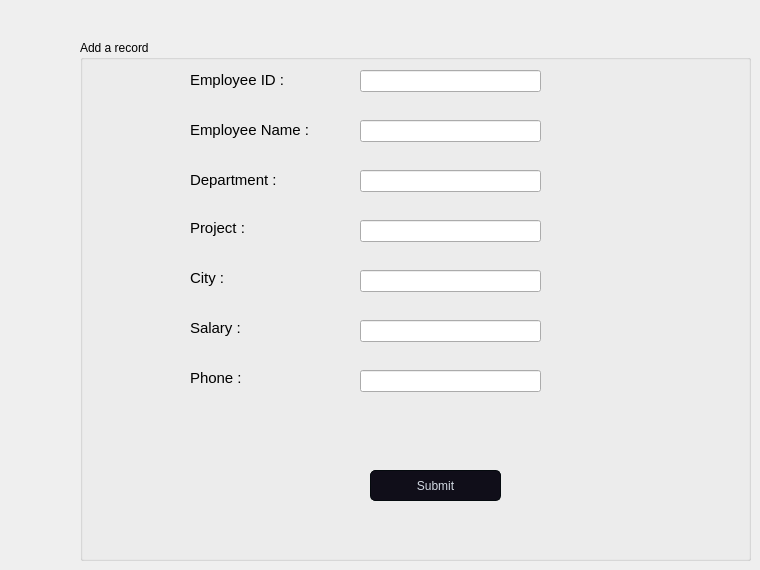
    <widget class="QWidget" name="Add">
     <attribute name="title">
      <string>Add</string>
     </attribute>
     <widget class="QGroupBox" name="Addbox">
      <property name="geometry">
       <rect>
        <x>80</x>
        <y>40</y>
        <width>671</width>
        <height>521</height>
       </rect>
      </property>
      <property name="title">
       <string>Add a record</string>
      </property>
      <widget class="QLabel" name="label">
       <property name="geometry">
        <rect>
         <x>110</x>
         <y>30</y>
         <width>101</width>
         <height>20</height>
        </rect>
       </property>
       <property name="font">
        <font>
         <pointsize>11</pointsize>
        </font>
       </property>
       <property name="text">
        <string>Employee ID :</string>
       </property>
      </widget>
      <widget class="QLabel" name="label_2">
       <property name="geometry">
        <rect>
         <x>110</x>
         <y>80</y>
         <width>131</width>
         <height>20</height>
        </rect>
       </property>
       <property name="font">
        <font>
         <pointsize>11</pointsize>
        </font>
       </property>
       <property name="text">
        <string>Employee Name :</string>
       </property>
      </widget>
      <widget class="QLabel" name="label_3">
       <property name="geometry">
        <rect>
         <x>110</x>
         <y>130</y>
         <width>111</width>
         <height>20</height>
        </rect>
       </property>
       <property name="font">
        <font>
         <pointsize>11</pointsize>
        </font>
       </property>
       <property name="text">
        <string>Department :</string>
       </property>
      </widget>
      <widget class="QLabel" name="label_4">
       <property name="geometry">
        <rect>
         <x>110</x>
         <y>230</y>
         <width>81</width>
         <height>16</height>
        </rect>
       </property>
       <property name="font">
        <font>
         <pointsize>11</pointsize>
        </font>
       </property>
       <property name="text">
        <string>City :</string>
       </property>
      </widget>
      <widget class="QLabel" name="label_5">
       <property name="geometry">
        <rect>
         <x>110</x>
         <y>180</y>
         <width>81</width>
         <height>16</height>
        </rect>
       </property>
       <property name="font">
        <font>
         <pointsize>11</pointsize>
        </font>
       </property>
       <property name="text">
        <string>Project :</string>
       </property>
      </widget>
      <widget class="QLabel" name="label_6">
       <property name="geometry">
        <rect>
         <x>110</x>
         <y>280</y>
         <width>81</width>
         <height>16</height>
        </rect>
       </property>
       <property name="font">
        <font>
         <pointsize>11</pointsize>
        </font>
       </property>
       <property name="text">
        <string>Salary :</string>
       </property>
      </widget>
      <widget class="QLabel" name="label_7">
       <property name="geometry">
        <rect>
         <x>110</x>
         <y>330</y>
         <width>91</width>
         <height>16</height>
        </rect>
       </property>
       <property name="font">
        <font>
         <pointsize>11</pointsize>
        </font>
       </property>
       <property name="text">
        <string>Phone :</string>
       </property>
      </widget>
      <widget class="QLineEdit" name="tb1">
       <property name="geometry">
        <rect>
         <x>280</x>
         <y>30</y>
         <width>181</width>
         <height>22</height>
        </rect>
       </property>
      </widget>
      <widget class="QLineEdit" name="tb2">
       <property name="geometry">
        <rect>
         <x>280</x>
         <y>80</y>
         <width>181</width>
         <height>22</height>
        </rect>
       </property>
      </widget>
      <widget class="QLineEdit" name="tb3">
       <property name="geometry">
        <rect>
         <x>280</x>
         <y>130</y>
         <width>181</width>
         <height>22</height>
        </rect>
       </property>
      </widget>
      <widget class="QLineEdit" name="tb4">
       <property name="geometry">
        <rect>
         <x>280</x>
         <y>180</y>
         <width>181</width>
         <height>22</height>
        </rect>
       </property>
      </widget>
      <widget class="QLineEdit" name="tb5">
       <property name="geometry">
        <rect>
         <x>280</x>
         <y>230</y>
         <width>181</width>
         <height>22</height>
        </rect>
       </property>
      </widget>
      <widget class="QLineEdit" name="tb6">
       <property name="geometry">
        <rect>
         <x>280</x>
         <y>280</y>
         <width>181</width>
         <height>22</height>
        </rect>
       </property>
      </widget>
      <widget class="QLineEdit" name="tb7">
       <property name="geometry">
        <rect>
         <x>280</x>
         <y>330</y>
         <width>181</width>
         <height>22</height>
        </rect>
       </property>
      </widget>
      <widget class="QPushButton" name="pushButton">
       <property name="geometry">
        <rect>
         <x>290</x>
         <y>430</y>
         <width>131</width>
         <height>31</height>
        </rect>
       </property>
       <property name="styleSheet">
        <string notr="true">
/*
Neon Style Sheet for QT Applications (QpushButton)
Author: Jaime A. Quiroga P.
Company: GTRONICK
Last updated: 24/10/2020, 15:42.
Available at: https://github.com/GTRONICK/QSS/blob/master/NeonButtons.qss
*/
QPushButton{
	border-style: solid;
	border-color: #050a0e;
	border-width: 1px;
	border-radius: 5px;
	color: #d3dae3;
	padding: 2px;
	background-color: #100E19;
}
QPushButton::default{
	border-style: solid;
	border-color: #050a0e;
	border-width: 1px;
	border-radius: 5px;
	color: #FFFFFF;
	padding: 2px;
	background-color: #151a1e;
}
QPushButton:hover{
	border-style: solid;
	border-top-color: qlineargradient(spread:pad, x1:0, y1:1, x2:1, y2:1, stop:0 #C0DB50, stop:0.4 #C0DB50, stop:0.5 #100E19, stop:1 #100E19);
    border-bottom-color: qlineargradient(spread:pad, x1:0, y1:1, x2:1, y2:1, stop:0 #100E19, stop:0.5 #100E19, stop:0.6 #C0DB50, stop:1 #C0DB50);
    border-left-color: qlineargradient(spread:pad, x1:0, y1:0, x2:0, y2:1, stop:0 #C0DB50, stop:0.3 #C0DB50, stop:0.7 #100E19, stop:1 #100E19);
    border-right-color: qlineargradient(spread:pad, x1:0, y1:1, x2:0, y2:0, stop:0 #C0DB50, stop:0.3 #C0DB50, stop:0.7 #100E19, stop:1 #100E19);
	border-width: 2px;
    border-radius: 1px;
	color: #d3dae3;
	padding: 2px;
}
QPushButton:pressed{
	border-style: solid;
	border-top-color: qlineargradient(spread:pad, x1:0, y1:1, x2:1, y2:1, stop:0 #d33af1, stop:0.4 #d33af1, stop:0.5 #100E19, stop:1 #100E19);
    border-bottom-color: qlineargradient(spread:pad, x1:0, y1:1, x2:1, y2:1, stop:0 #100E19, stop:0.5 #100E19, stop:0.6 #d33af1, stop:1 #d33af1);
    border-left-color: qlineargradient(spread:pad, x1:0, y1:0, x2:0, y2:1, stop:0 #d33af1, stop:0.3 #d33af1, stop:0.7 #100E19, stop:1 #100E19);
    border-right-color: qlineargradient(spread:pad, x1:0, y1:1, x2:0, y2:0, stop:0 #d33af1, stop:0.3 #d33af1, stop:0.7 #100E19, stop:1 #100E19);
	border-width: 2px;
    border-radius: 1px;
	color: #d3dae3;
	padding: 2px;
}
</string>
       </property>
       <property name="text">
        <string>Submit</string>
       </property>
      </widget>
     </widget>
    </widget>
